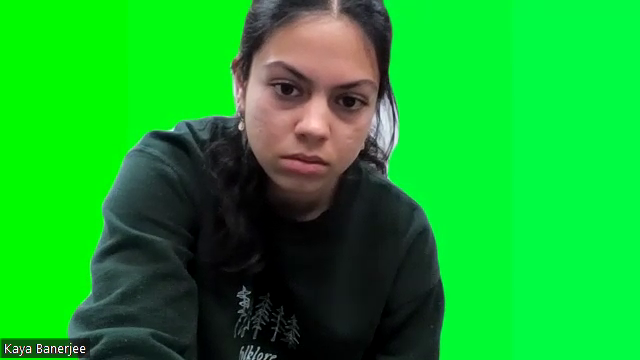
#> input picture frame 92 of Current Files-Background Removal/video_with_zoom_green_screen.mp4, 640 x 360 px
$ python green_to_black.py
#> lines starting #> are read from the running program, lines starting #| are printed output that depends on the picture; after the words box and inside, x2 and y2 are one past the last pixel; in counts of white or black regions, pixels touching at a corner belong together
import cv2
import numpy as np

# Load the video with the green screen
video_capture = cv2.VideoCapture('video_with_zoom_green_screen.mp4')

# Get the video's width, height, and frames per second
frame_width = int(video_capture.get(3))
frame_height = int(video_capture.get(4))
fps = int(video_capture.get(5))

# Define the codec and create an output video writer
fourcc = cv2.VideoWriter_fourcc(*'XVID')
output = cv2.VideoWriter('output_video.avi', fourcc, fps, (frame_width, frame_height), isColor=True)

while True:
    ret, frame = video_capture.read()
#> frame is the input picture: shape (360, 640, 3); mean B, G, R 43.5, 167.6, 23.1
    if not ret:
        break

    # Convert frame to HSV color space
    hsv = cv2.cvtColor(frame, cv2.COLOR_BGR2HSV)
#> hsv: shape (360, 640, 3); mean H, S, V 66.4, 182.5, 171.8

    # Define the color range for green in HSV format
    lower_green = np.array([35, 80, 80])
    upper_green = np.array([85, 255, 255])

    # Create a mask that isolates the green color
    mask = cv2.inRange(hsv, lower_green, upper_green)
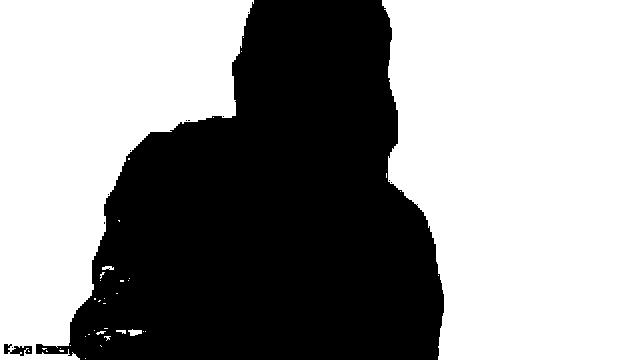
#> mask: shape (360, 640); 58.8% white; 12 black regions (10 under 20 px), largest, box (x1, y1, x2, y2) and area: (36, 0, 444, 360) 94687, (4, 344, 32, 356) 190

    # Invert the mask to select the non-green pixels
    mask_inv = cv2.bitwise_not(mask)

    # Extract the subject from the frame
    subject = cv2.bitwise_and(frame, frame, mask=mask_inv)
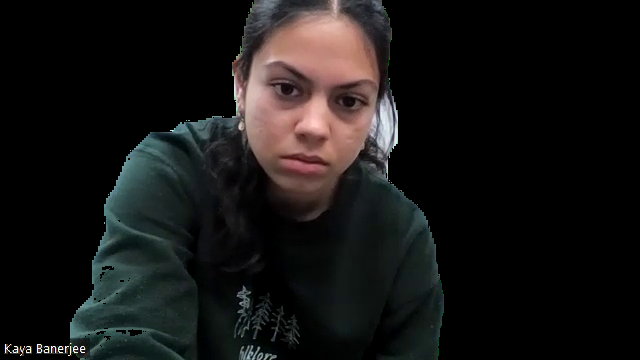
#> subject: shape (360, 640, 3); mean B, G, R 20.6, 21.3, 22.4

    # Create a black background frame
    black_background = np.zeros_like(frame, dtype=np.uint8)

    # Combine the subject and black background to make the green screen background black
    result_frame = cv2.add(subject, black_background)

    # Write the frame to the output video
    output.write(result_frame)

    cv2.imshow('Green Screen Removal', result_frame)
    if cv2.waitKey(1) & 0xFF == ord('q'):
#> (key q is pressed here)
        break

video_capture.release()
output.release()
cv2.destroyAllWindows()

$ run again, starting later in the video
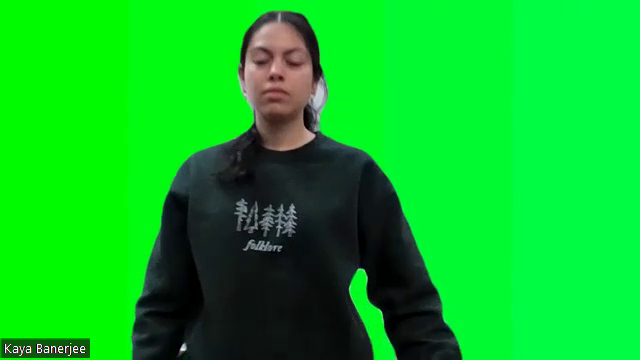
#> input picture frame 415 of Current Files-Background Removal/video_with_zoom_green_screen.mp4, 640 x 360 px
#> frame is the input picture: shape (360, 640, 3); mean B, G, R 36, 189.7, 10.5
#> hsv: shape (360, 640, 3); mean H, S, V 68.5, 207.9, 191.2
#> `mask = cv2.inRange(hsv, lower_green, upper_green)`:
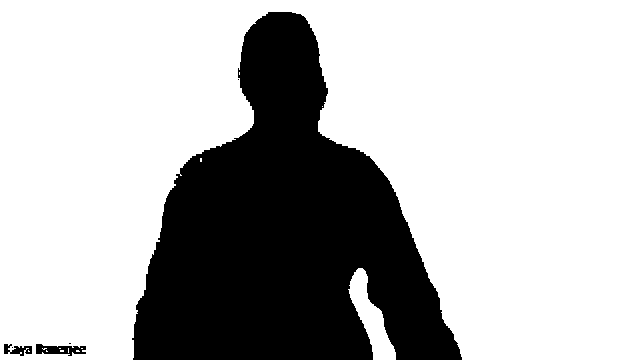
#> mask: shape (360, 640); 71.9% white; 6 black regions (3 under 20 px), largest, box (x1, y1, x2, y2) and area: (132, 12, 462, 360) 64128, (36, 344, 86, 356) 365, (4, 344, 32, 356) 190
#> `subject = cv2.bitwise_and(frame, frame, mask=mask_inv)`:
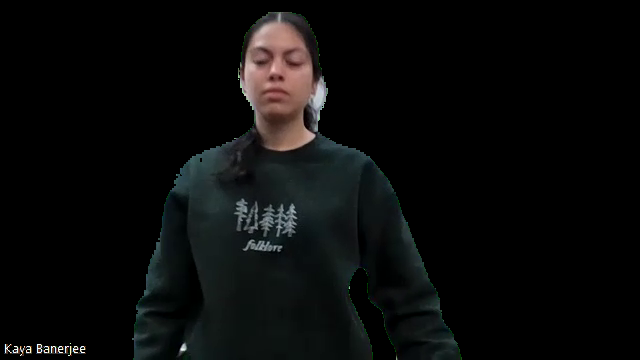
#> subject: shape (360, 640, 3); mean B, G, R 10.4, 10.7, 10

$ run again, starting later in the video
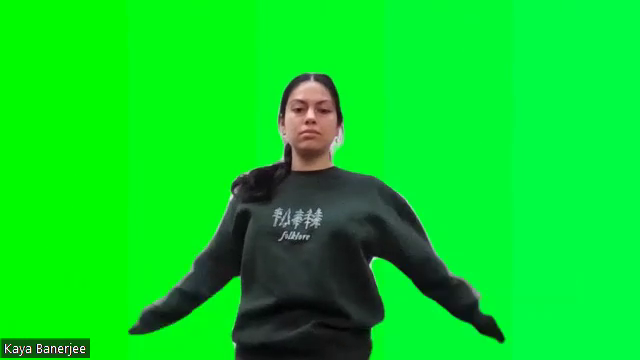
#> input picture frame 738 of Current Files-Background Removal/video_with_zoom_green_screen.mp4, 640 x 360 px
#> frame is the input picture: shape (360, 640, 3); mean B, G, R 37.3, 213, 10.1
#> hsv: shape (360, 640, 3); mean H, S, V 66.4, 217.3, 214
#> `mask = cv2.inRange(hsv, lower_green, upper_green)`:
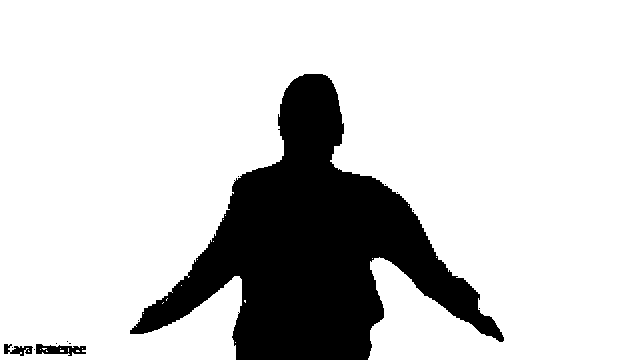
#> mask: shape (360, 640); 81.5% white; 14 black regions (11 under 20 px), largest, box (x1, y1, x2, y2) and area: (130, 74, 504, 360) 42169, (36, 344, 86, 356) 366, (4, 344, 33, 356) 191
#> `subject = cv2.bitwise_and(frame, frame, mask=mask_inv)`:
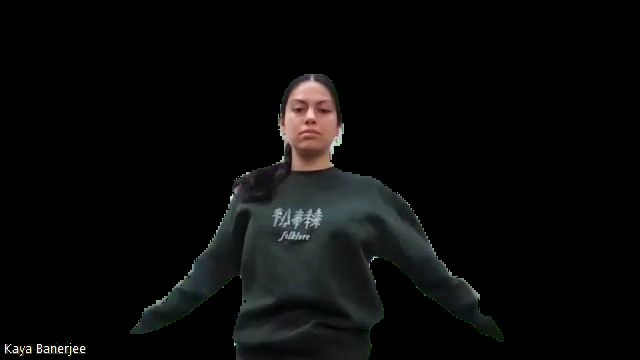
#> subject: shape (360, 640, 3); mean B, G, R 9.4, 9.9, 9.5
